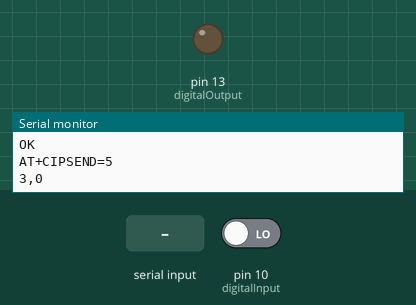
Simulated run of this sketch. Board: Arduino Uno, built with avr-gcc and run on an emulated ATmega328P. Parts: output pins drawn as LEDs (lit = HIGH), the last lines printed to the serial monitor. The inputs (shaded band) are chosen by the test bench; at power-on: pin 10 (digitalInput) LOW. The modem accepts every AT command (registered, SIM ready, sends succeed) and sends nothing else.

Above: at 1.9 s.
2.0 s: "@1\n" received over the second serial link
At 2.7 s:
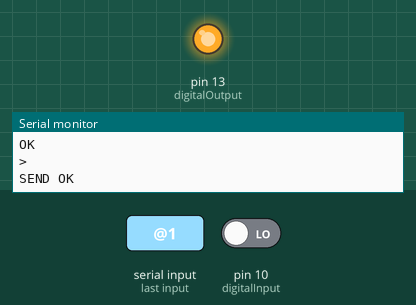
3.5 s: "@0\n" received over the second serial link
At 3.9 s:
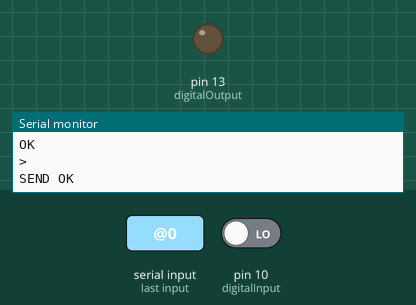
5.0 s: pin 10 (digitalInput) driven HIGH
At 6.2 s:
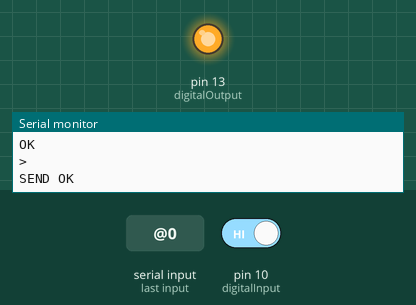
Timing chart, 0 to 8.0 s (numbered marks = the images above; inputs shaded):
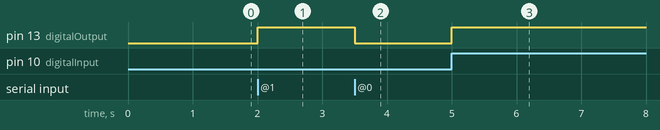

The sketch:

monitors.ino
```cpp
#include <SoftwareSerial.h>
SoftwareSerial Wifi(3, 2); // RX | TX

const String ssid = "undefined";
const String pass = "k1818285";
const String host = "192.168.43.105";
const String port = "1338";

const int digitalOutput = 13;
const int digitalInput = 10;
const String idSensor = "3";

String inputString = "";
boolean stringComplete = false;
void setup()
{
  Serial.begin(9600);
  Wifi.begin(9600);

  inputString.reserve(200);
  writeCommand("ATE0");
  writeCommand("AT+CWMODE=1");
  writeCommand("AT+CIPMUX=0");
  writeCommand("AT+CIPCLOSE");
  tryTcpConection();
  pinMode(digitalOutput,OUTPUT);
  pinMode(digitalInput,INPUT);
}
bool prevState=false;
int readPin;
bool firstMsg = true;
int aux;
void loop()
{

  if(firstMsg){
    delay(1000);
    digitalWrite(digitalOutput,LOW);
    sendInfo(0);
    firstMsg = false;
  }
  else{
    if(Wifi.available())
    {
      readResponse();
      if(inputString.indexOf("@1")!=-1){
        digitalWrite(digitalOutput,HIGH);
        sendInfo(1);
      }else if(inputString.indexOf("@0")!=-1){
        digitalWrite(digitalOutput,LOW);
        sendInfo(0);
      }
    }
    readPin = digitalRead(digitalInput);
    if(readPin!=prevState){
      prevState = readPin;
      digitalWrite(digitalOutput,prevState?HIGH:LOW);
      sendInfo(prevState);
    }
    if (Serial.available())
    {
      char c = Serial.read();
      Wifi.print(c);
    }
  }
}
void writeCommand(String command){
  Wifi.println(command);
  Serial.println(command);
  delay(100);
  readResponse();
}
void readResponse(){
  inputString="";
  stringComplete = false;
  do{
    if(Wifi.available()){
      char inChar = (char)Wifi.read();
      inputString += inChar;
      if(inChar=='\n') stringComplete = true;
    }
  }while(!stringComplete);
  Serial.print(inputString);
  //Serial.print(inputString.length());
}
void sendInfo(int state){
  boolean first = true;
  do{
    if(!first) tryTcpConection(); //fallo conexion tcp
    writeCommand("AT+CIPSEND=5");
    first = false;
  }while(inputString.indexOf("not")!=-1);
  writeCommand(idSensor+","+String(state)+"\r\n");
}
void tryWifiConection(){
  boolean first = true;
  int trys = 0;
  do{
    if(!first) delay(5000); //si no es el primer intento, espera 5 segundos para volver a intentar
    writeCommand("AT+CWJAP=\""+ssid+"\",\""+pass+"\"");
    first = false;
    trys++;
  }while(inputString.indexOf("OK")==-1 && trys<10); //intentara la comunicacion 10 veces, de no lograrlo se pasa a estado error
}
void tryTcpConection(){
  //antes verifica que se tiene una ip
  writeCommand("AT+CIFSR");
  if(inputString.indexOf("0.0.0.0")!=-1) tryWifiConection(); //primero resolver error wifi antes de establecer comunicacion tcp
  boolean first = true;
  int trys = 0;
 do{
    if(!first) delay(2000); //si no es el primer intento, espera 2 segundos para volver a intentar
    writeCommand("AT+CIPSTART=\"TCP\",\""+host+"\","+port);
    first = false;
    trys++;
  }while(inputString.indexOf("ERROR")!=-1 && trys<10); //intentara la comunicacion 10 veces, de no lograrlo se pasa a estado error tcp
}
```

Measured:
- after the input at 2.0 s, pin 13 (digitalOutput): LOW → HIGH at once
- after the input at 3.5 s, pin 13 (digitalOutput): HIGH → LOW at once
- after the input at 5.0 s, pin 13 (digitalOutput): LOW → HIGH at once
